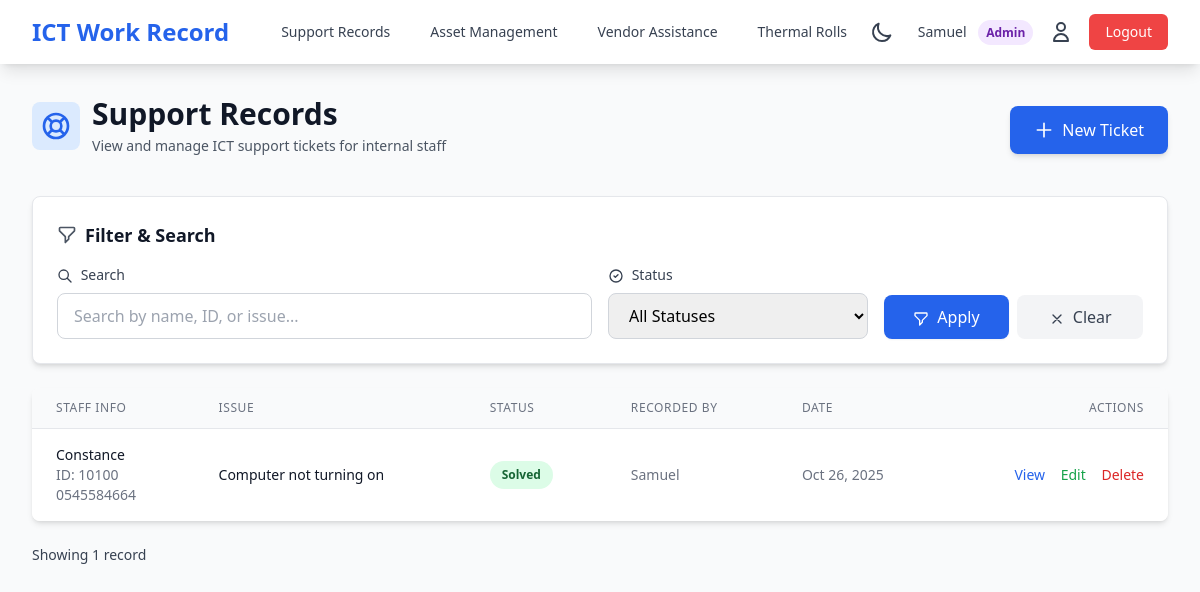
The app's page /support/ (signed in) with its own data.
### support_records/models.py (models this page shows, shortened)
class SupportRecord(models.Model):
    PENDING = 'PENDING'
    IN_PROGRESS = 'IN_PROGRESS'
    SOLVED = 'SOLVED'
    STATUS_CHOICES = [
        (PENDING, 'Pending'),
        (IN_PROGRESS, 'In Progress'),
        (SOLVED, 'Solved'),
    ]
    staff_name = models.CharField(max_length=200, help_text="Name of the staff assisted")
    staff_id = models.CharField(max_length=50, help_text="Staff ID number")
    issue_reported = models.TextField(help_text="Description of the problem")
    phone_number = models.CharField(max_length=20, help_text="Staff contact number")
    status = models.CharField(
        max_length=20,
        choices=STATUS_CHOICES,
        default=PENDING,
        help_text="Current status of the issue"
    )
    recorded_by = models.ForeignKey(
        User,
        on_delete=models.PROTECT,
        related_name='support_records',
        help_text="ICT staff who recorded this"
    )
    timestamp = models.DateTimeField(default=timezone.now, help_text="When this was recorded")
    resolved_at = models.DateTimeField(null=True, blank=True, help_text="When the issue was resolved")
    notes = models.TextField(blank=True, help_text="Additional notes or resolution details")
    class Meta:
        ordering = ['-timestamp']
        verbose_name = "Support Record"
        verbose_name_plural = "Support Records"
        indexes = [
            models.Index(fields=['-timestamp']),
            models.Index(fields=['status']),
            models.Index(fields=['staff_id']),
        ]

### support_records/views.py (the view)
# urls.py: path('', views.support_record_list, name='list'),
@login_required
def support_record_list(request):
    is_admin = user_is_admin(request.user)
    if is_admin:
        records = SupportRecord.objects.all()
    else:
        records = SupportRecord.objects.filter(recorded_by=request.user)
    search_query = request.GET.get('search', '')
    if search_query:
        records = records.filter(
            Q(staff_name__icontains=search_query) |
            Q(staff_id__icontains=search_query) |
            Q(issue_reported__icontains=search_query)
        )
    status_filter = request.GET.get('status', '')
    if status_filter:
        records = records.filter(status=status_filter)
    paginator = Paginator(records, 10)  # 10 records per page
    page_number = request.GET.get('page')
    page_obj = paginator.get_page(page_number)
    context = {
        'records': records,  # For compatibility with templates
        'page_obj': page_obj,
        'search_query': search_query,
        'status_filter': status_filter,
        'is_admin': is_admin,
        'status_choices': SupportRecord.STATUS_CHOICES,
    }
    return render(request, 'support_records/list.html', context)

### support_records/views.py (called while the page is built)
def user_is_admin(user):
    return user.groups.filter(name='Admin').exists()

### templates/support_records/list.html (shortened to what this page needs)
{% extends 'base.html' %}
{% block content %}
<div class="mb-8">
    <div class="flex flex-col sm:flex-row justify-between items-start sm:items-center gap-4">
        <div>
            <div class="flex items-center gap-3 mb-2">
                <div class="p-2 bg-blue-100 dark:bg-blue-900/30 rounded-lg">
                </div>
                <div>
                    <h1 class="text-3xl font-bold text-gray-900 dark:text-white">Support Records</h1>
                    <p class="mt-1 text-sm text-gray-600 dark:text-gray-400">View and manage ICT support tickets for internal staff</p>
                </div>
            </div>
        </div>
        <a href="{% url 'support_records:create' %}" class="inline-flex items-center bg-blue-600 hover:bg-blue-700 dark:bg-blue-500 dark:hover:bg-blue-600 text-white px-6 py-3 rounded-lg font-medium transition shadow-md hover:shadow-lg transform hover:scale-105">
            <svg class="w-5 h-5 mr-2" fill="none" stroke="currentColor" viewBox="0 0 24 24">
                <path stroke-linecap="round" stroke-linejoin="round" stroke-width="2" d="M12 4v16m8-8H4"></path>
            </svg>
            New Ticket
        </a>
    </div>
</div>
<div class="bg-white dark:bg-gray-800 rounded-lg shadow-md p-6 mb-6 border border-gray-200 dark:border-gray-700">
    <div class="flex items-center gap-2 mb-4">
        <h3 class="text-lg font-semibold text-gray-900 dark:text-white">Filter & Search</h3>
    </div>
    <form method="get" class="grid grid-cols-1 md:grid-cols-4 gap-4">
        <div class="col-span-2">
            <label class="block text-sm font-medium text-gray-700 dark:text-gray-300 mb-2">
                <svg class="w-4 h-4 inline mr-1" fill="none" stroke="currentColor" viewBox="0 0 24 24">
                    <path stroke-linecap="round" stroke-linejoin="round" stroke-width="2" d="M21 21l-6-6m2-5a7 7 0 11-14 0 7 7 0 0114 0z"></path>
                </svg>
                Search
            </label>
            <input type="text" name="search" value="{{ request.GET.search }}" placeholder="Search by name, ID, or issue..."
                   class="w-full px-4 py-2.5 border border-gray-300 dark:border-gray-600 rounded-lg focus:ring-2 focus:ring-blue-500 focus:border-transparent dark:bg-gray-700 dark:text-white transition placeholder-gray-400">
        </div>
        <div>
            <label class="block text-sm font-medium text-gray-700 dark:text-gray-300 mb-2">
                <svg class="w-4 h-4 inline mr-1" fill="none" stroke="currentColor" viewBox="0 0 24 24">
                    <path stroke-linecap="round" stroke-linejoin="round" stroke-width="2" d="M9 12l2 2 4-4m6 2a9 9 0 11-18 0 9 9 0 0118 0z"></path>
                </svg>
                Status
            </label>
            <select name="status" class="w-full px-4 py-2.5 border border-gray-300 dark:border-gray-600 rounded-lg focus:ring-2 focus:ring-blue-500 focus:border-transparent dark:bg-gray-700 dark:text-white transition">
                <option value="">All Statuses</option>
            </select>
        </div>
        <div class="flex items-end gap-2">
            <button type="submit" class="flex-1 bg-blue-600 hover:bg-blue-700 text-white px-6 py-2.5 rounded-lg transition font-medium shadow-sm hover:shadow">
                Apply
            </button>
            <a href="{% url 'support_records:list' %}" class="flex-1 bg-gray-100 hover:bg-gray-200 dark:bg-gray-700 dark:hover:bg-gray-600 text-gray-700 dark:text-gray-300 px-6 py-2.5 rounded-lg transition font-medium text-center">
                <svg class="w-4 h-4 inline mr-1" fill="none" stroke="currentColor" viewBox="0 0 24 24">
                    <path stroke-linecap="round" stroke-linejoin="round" stroke-width="2" d="M6 18L18 6M6 6l12 12"></path>
                </svg>
                Clear
            </a>
        </div>
    </form>
</div>
{% if records %}
<div class="bg-white dark:bg-gray-800 rounded-lg shadow-md overflow-hidden">
    <div class="overflow-x-auto">
        <table class="min-w-full divide-y divide-gray-200 dark:divide-gray-700">
            <thead class="bg-gray-50 dark:bg-gray-900">
                <tr>
                    <th class="px-6 py-3 text-left text-xs font-medium text-gray-500 dark:text-gray-400 uppercase tracking-wider">Staff Info</th>
                    <th class="px-6 py-3 text-left text-xs font-medium text-gray-500 dark:text-gray-400 uppercase tracking-wider">Issue</th>
                    <th class="px-6 py-3 text-left text-xs font-medium text-gray-500 dark:text-gray-400 uppercase tracking-wider">Status</th>
                    <th class="px-6 py-3 text-left text-xs font-medium text-gray-500 dark:text-gray-400 uppercase tracking-wider">Recorded By</th>
                    <th class="px-6 py-3 text-left text-xs font-medium text-gray-500 dark:text-gray-400 uppercase tracking-wider">Date</th>
                    <th class="px-6 py-3 text-right text-xs font-medium text-gray-500 dark:text-gray-400 uppercase tracking-wider">Actions</th>
                </tr>
            </thead>
            <tbody class="bg-white dark:bg-gray-800 divide-y divide-gray-200 dark:divide-gray-700">
                {% for record in records %}
                <tr class="hover:bg-gray-50 dark:hover:bg-gray-700 transition">
                    <td class="px-6 py-4 whitespace-nowrap">
                        <div class="text-sm font-medium text-gray-900 dark:text-white">{{ record.staff_name }}</div>
                        <div class="text-sm text-gray-500 dark:text-gray-400">ID: {{ record.staff_id }}</div>
                        <div class="text-sm text-gray-500 dark:text-gray-400">{{ record.phone_number }}</div>
                    </td>
                    <td class="px-6 py-4">
                        <div class="text-sm text-gray-900 dark:text-white">{{ record.issue_reported|truncatewords:10 }}</div>
                    </td>
                    <td class="px-6 py-4 whitespace-nowrap">
                        <span class="px-3 py-1 inline-flex text-xs leading-5 font-semibold rounded-full
                            {% if record.status == 'SOLVED' %}
                                bg-green-100 text-green-800 dark:bg-green-900 dark:text-green-200
                            {% elif record.status == 'IN_PROGRESS' %}
                                bg-yellow-100 text-yellow-800 dark:bg-yellow-900 dark:text-yellow-200
                            {% else %}
                                bg-gray-100 text-gray-800 dark:bg-gray-700 dark:text-gray-300
                            {% endif %}">
                            {{ record.get_status_display }}
                        </span>
                    </td>
                    <td class="px-6 py-4 whitespace-nowrap text-sm text-gray-500 dark:text-gray-400">
                        {{ record.recorded_by.get_full_name|default:record.recorded_by.username }}
                    </td>
                    <td class="px-6 py-4 whitespace-nowrap text-sm text-gray-500 dark:text-gray-400">
                        {{ record.timestamp|date:"M d, Y" }}
                    </td>
                    <td class="px-6 py-4 whitespace-nowrap text-right text-sm font-medium">
                        <a href="{% url 'support_records:detail' record.pk %}" class="text-blue-600 hover:text-blue-900 dark:text-blue-400 dark:hover:text-blue-300 mr-3">View</a>
                        {% if is_admin or record.recorded_by == request.user %}
                        <a href="{% url 'support_records:update' record.pk %}" class="text-green-600 hover:text-green-900 dark:text-green-400 dark:hover:text-green-300 mr-3">Edit</a>
                        <a href="{% url 'support_records:delete' record.pk %}" class="text-red-600 hover:text-red-900 dark:text-red-400 dark:hover:text-red-300">Delete</a>
                        {% endif %}
                    </td>
                </tr>
                {% endfor %}
            </tbody>
        </table>
    </div>
</div>
<div class="mt-6 flex justify-between items-center">
    <div class="text-sm text-gray-700 dark:text-gray-300">
        Showing {{ records|length }} record{{ records|length|pluralize }}
    </div>
</div>
{% endif %}
{% endblock %}

### templates/base.html (shortened to what this page needs)
<!DOCTYPE html>
<html lang="en" class="h-full">
<head>
    <script src="https://cdn.tailwindcss.com"></script>
    {% load static %}
    <link rel="stylesheet" href="{% static 'css/custom.css' %}">
</head>
<body class="bg-gray-50 dark:bg-gray-900 min-h-screen h-full transition-colors duration-200">
    <nav class="bg-white dark:bg-gray-800 shadow-lg transition-colors duration-200">
        <div class="max-w-7xl mx-auto px-4 sm:px-6 lg:px-8">
            <div class="flex justify-between h-16">
                <div class="flex items-center">
                    <a href="{% url 'dashboard' %}" class="flex items-center">
                        <span class="text-2xl font-bold text-blue-600 dark:text-blue-400">ICT Work Record</span>
                    </a>
                    {% if user.is_authenticated %}
                    <div class="hidden md:ml-10 md:flex md:space-x-4">
                        <a href="{% url 'support_records:list' %}" class="text-gray-700 dark:text-gray-300 hover:text-blue-600 dark:hover:text-blue-400 px-3 py-2 rounded-md text-sm font-medium transition">Support Records</a>
                        <a href="{% url 'asset_management:list' %}" class="text-gray-700 dark:text-gray-300 hover:text-blue-600 dark:hover:text-blue-400 px-3 py-2 rounded-md text-sm font-medium transition">Asset Management</a>
                        <a href="{% url 'vendor_assistance:list' %}" class="text-gray-700 dark:text-gray-300 hover:text-blue-600 dark:hover:text-blue-400 px-3 py-2 rounded-md text-sm font-medium transition">Vendor Assistance</a>
                        <a href="{% url 'thermal_rolls:list' %}" class="text-gray-700 dark:text-gray-300 hover:text-blue-600 dark:hover:text-blue-400 px-3 py-2 rounded-md text-sm font-medium transition">Thermal Rolls</a>
                    </div>
                    {% endif %}
                </div>
                <div class="flex items-center space-x-4">
                    {% if user.is_authenticated %}
                        <button onclick="toggleDarkMode()" class="p-2 rounded-lg hover:bg-gray-100 dark:hover:bg-gray-700 transition" title="Toggle Dark Mode">
                            <svg class="w-6 h-6 text-gray-700 dark:text-gray-300 block dark:hidden" fill="none" stroke="currentColor" viewBox="0 0 24 24">
                                <path stroke-linecap="round" stroke-linejoin="round" stroke-width="2" d="M20.354 15.354A9 9 0 018.646 3.646 9.003 9.003 0 0012 21a9.003 9.003 0 008.354-5.646z"></path>
                            </svg>
                        </button>
                        <span class="text-sm text-gray-700 dark:text-gray-300">
                            <span class="font-medium">{{ user.get_full_name|default:user.username }}</span>
                            {% if user.groups.all %}
                                {% with first_group=user.groups.first.name %}
                                <span class="ml-2 px-2 py-1 text-xs font-semibold rounded-full
                                    {% if first_group == 'Admin' %}
                                        bg-purple-100 text-purple-800 dark:bg-purple-900 dark:text-purple-200
                                    {% else %}
                                        bg-blue-100 text-blue-800 dark:bg-blue-900 dark:text-blue-200
                                    {% endif %}
                                ">
                                    {{ first_group }}
                                </span>
                                {% endwith %}
                            {% endif %}
                        </span>
                        <a href="{% url 'accounts:profile' %}" class="text-gray-700 dark:text-gray-300 hover:text-blue-600 dark:hover:text-blue-400 transition" title="Profile">
                            <svg class="w-6 h-6" fill="none" stroke="currentColor" viewBox="0 0 24 24">
                                <path stroke-linecap="round" stroke-linejoin="round" stroke-width="2" d="M16 7a4 4 0 11-8 0 4 4 0 018 0zM12 14a7 7 0 00-7 7h14a7 7 0 00-7-7z"></path>
                            </svg>
                        </a>
                        <form method="post" action="{% url 'accounts:logout' %}" class="inline">
                            <button type="submit" class="bg-red-500 hover:bg-red-600 dark:bg-red-600 dark:hover:bg-red-700 text-white px-4 py-2 rounded-md text-sm font-medium transition">
                                Logout
                            </button>
                        </form>
                    {% else %}
                        <a href="{% url 'accounts:login' %}" class="bg-blue-600 hover:bg-blue-700 text-white px-4 py-2 rounded-md text-sm font-medium transition">
                            Login
                        </a>
                    {% endif %}
                </div>
            </div>
        </div>
    </nav>
    <main class="max-w-7xl mx-auto px-4 sm:px-6 lg:px-8 py-8">
        {% block content %}{% endblock %}
    </main>
</body>
</html>

### records on screen
SupportRecord: staff_name "Constance", staff_id "10100", phone_number "0545584664", issue_reported "Computer not turning on", status "Solved", recorded_by.get_full_name "Samuel", timestamp "Oct 26, 2025"

### other values on screen
{{ user.get_full_name|default:user.username }} "Samuel"
{{ first_group }} "Admin"
{{ records|length }} "1"
